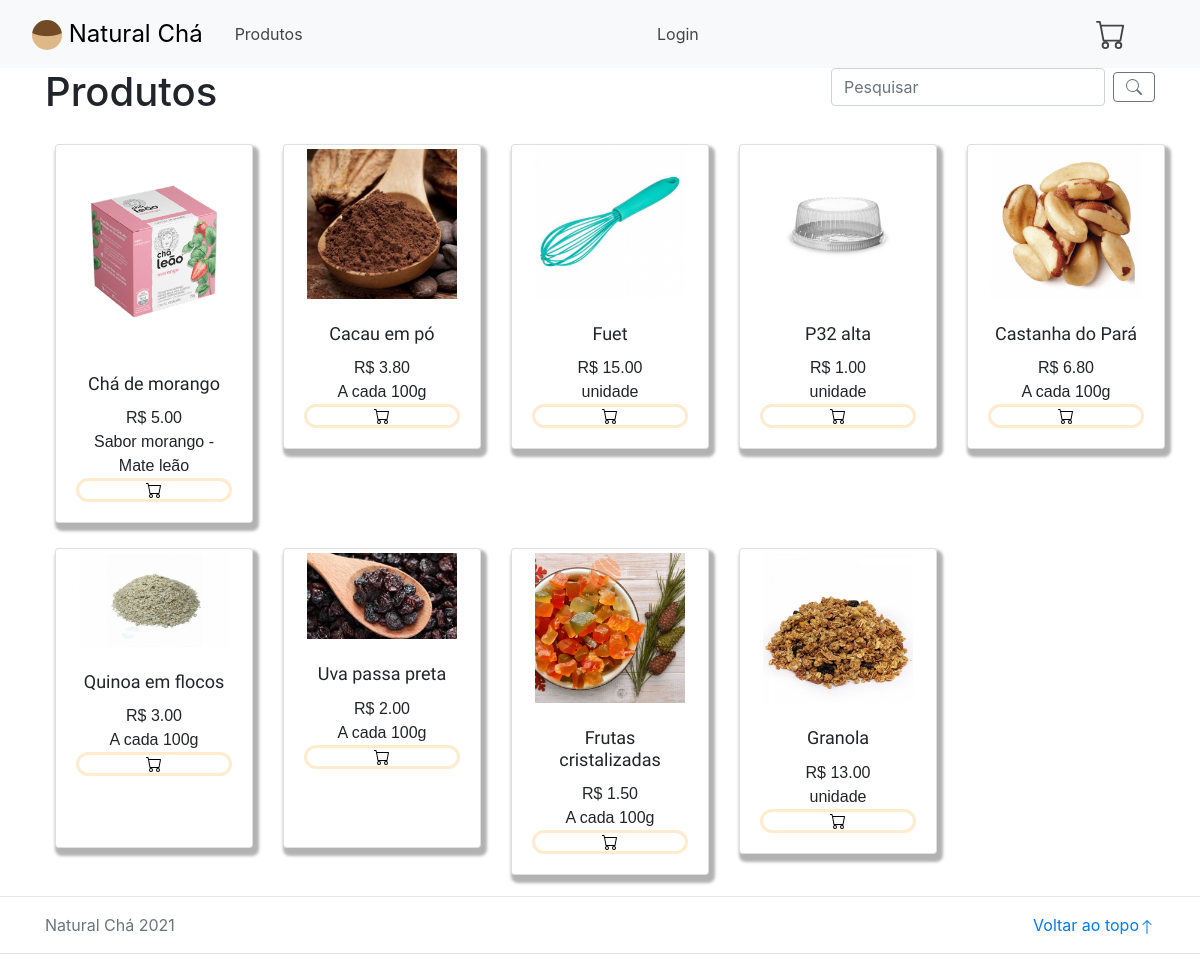
/listagem/listagem.php, run on the app's committed database.
### tables this page shows
CREATE TABLE `produto_foto` (
  `id` int(11) NOT NULL AUTO_INCREMENT,
  `produto_id` int(11) NOT NULL DEFAULT '0',
  `nome_foto` varchar(100) NOT NULL,
  PRIMARY KEY (`id`),
  KEY `FK__produto` (`produto_id`),
  CONSTRAINT `FK__produto` FOREIGN KEY (`produto_id`) REFERENCES `produto` (`id`)
);

CREATE TABLE `produto` (
  `id` int(11) NOT NULL AUTO_INCREMENT,
  `nome` varchar(45) NOT NULL,
  `descricao` text NOT NULL,
  `peso` decimal(8,3) DEFAULT NULL,
  `valor` decimal(8,2) NOT NULL,
  `quantidade` int(11) DEFAULT NULL,
  `valor_compra` decimal(8,2) NOT NULL,
  `margem` decimal(8,2) NOT NULL,
  `ativo` tinyint(1) DEFAULT '1',
  `tipo_venda` varchar(45) NOT NULL,
  PRIMARY KEY (`id`)
);

### conexao.php (called while the page is built, shortened)
<?php
function asset($url){
    if (substr($url, 0, 1)!='/'){
        $url = '/' . $url;
    }
    return __URL__ . $url;
}
function imagem($nome){
    $nome = ($nome ? : 'sem-imagem.jpg');
    return asset('/imagens/' . $nome);
}
?>

### listagem/listagem.php (the view, shortened to what this page needs)
<?php
include_once ("../conexao.php");
try{
include(__ROOT__ . '/documentacao.php');
include(__ROOT__ . '/componentes/menu.php');
if (isset($_GET["pesquisa"]) && $_GET["pesquisa"]!=''){
    $pesquisa = "%" . $_GET["pesquisa"] . "%";
    $query = $conexao->prepare('Select produto.id as id, produto.nome as nome, produto.valor as valor, produto.descricao as descricao, produto_foto.nome_foto from produto left join produto_foto on produto.id=produto_foto.produto_id where nome LIKE :pesquisa OR descricao LIKE  :pesquisa && ativo=1');
    $query->bindParam(":pesquisa", $pesquisa);
    $query->execute();
}else {
    $query = $conexao->query('Select produto.id as id, produto.nome as nome, produto.valor as valor, produto.descricao as descricao, produto_foto.nome_foto from produto left join produto_foto on produto.id=produto_foto.produto_id where ativo=1');
}
?>
    <!doctype html>
    <html lang="en">
    <head>
    </head>
      <body>
      <div class="container">
        <form class="form-inline" id="search" action="" method="get">
            <input class="form-control mr-sm-2" type="search" placeholder="Pesquisar" name="pesquisa" aria-label="Search">
            <button class="btn btn-outline-secondary my-2 my-sm-0" type="submit">
            </button>
        </form>
    <h1> Produtos</h1>
        <div class="d-flex align-items-start row row-cols-xl-5 row-cols-lg-4 row-cols-md-3 row-cols-sm-2">
        <?php
        while ($linha= $query->fetch()):
        ?>
            <div class="col">
                <div class="card" id="box">
                    <img src="<?php echo imagem($linha->nome_foto); ?>" class="img_produto">
                    <div class="card-body">
                        <h5 class="card-title titulo"><?php echo $linha->nome; ?></h5>
                        <span class="card-text">R$ <?php echo $linha->valor; ?><br><?php echo $linha->descricao; ?></span>
                        <div class="d-grid gap-2">
                            <button type="button" class="bnt botao" data-toggle="modal" data-target="#vizualizar_produto" data-id="<?php echo $linha->id; ?>">
                            </button>
                        </div>
                    </div>
                </div>
            </div>
        <?php
        endwhile;
        ?>
        </div>
    </div>
    <hr>
    <footer class="text-muted">
        <div class="container">
            <p class="float-right">
                <a href="#">Voltar ao topo<svg xmlns="http://www.w3.org/2000/svg" width="16" height="16" fill="currentColor" class="bi bi-arrow-up" viewBox="0 0 16 16">
                        <path fill-rule="evenodd" d="M8 15a.5.5 0 0 0 .5-.5V2.707l3.146 3.147a.5.5 0 0 0 .708-.708l-4-4a.5.5 0 0 0-.708 0l-4 4a.5.5 0 1 0 .708.708L7.5 2.707V14.5a.5.5 0 0 0 .5.5z"/>
                    </svg></a></a>
            </p>
            <p>Natural Chá 2021</p>
        </div>
    </footer>
    <hr>
</body>
    </body>
    <?php
}catch (PDOException $exception) {
    echo $exception->getMessage();
    echo '<br>';
    echo "Deu erro!";
}?>
    </html>

### documentacao.php (shortened to what this page needs)
<link rel="stylesheet" href="https://stackpath.bootstrapcdn.com/bootstrap/4.4.1/css/bootstrap.min.css">
<link rel="stylesheet" href="https://cdnjs.cloudflare.com/ajax/libs/font-awesome/5.14.0/css/all.min.css" />
<link rel="stylesheet" href="https://cdnjs.cloudflare.com/ajax/libs/izitoast/1.4.0/css/iziToast.css" />
<link rel="stylesheet" href="../js/iziToastExcluir.js"/>

### componentes/menu.php (shortened to what this page needs)
<?php
try {
    include_once("../conexao.php");
}catch (PDOException $exception) {
    retornaErro('Erro ao inserir' . $exception->getMessage());
}
?>
<?php
include_once ("../conexao.php");
$index = asset('/inicial/index.php');
$listagem = asset('/listagem/listagem.php');
$login = asset('/login/login.php');
?>
<nav class="nav navbar navbar-expand-lg navbar-light bg-light">
    <a class="nav-link active" href="<?php echo $index?>" id ="titulo_menu">
        Natural Chá
    </a>
    <a class="nav-link" id="link" href="<?php echo $listagem?>">Produtos</a>
    <?php if ((isset($_SESSION['cliente_autorizado']) && $_SESSION['cliente_autorizado']!=true) || !isset($_SESSION['cliente_autorizado'])) :?>
        <a class="nav-link direita" id="link" href="<?php echo $login?>">Login</a>
    <?php endif;?>
    <a class="navbar-text material-tooltip-main direita" data-toggle="tooltip" id="link" onmouseover="abrirCarrinho(this)" data-placement="bottom" title="Carrinho vazio">
    </a>
</nav>

### componentes/menu.php (style rules this page uses)
#titulo_menu { font-size: x-large; color: black; }
#link { color: #434546; flex: ; }
#link { float: right; }
.direita { margin-left: auto; margin-right: 5%; }

### listagem/listagem.php (style rules this page uses)
.titulo { font-family: 'Pattaya', sans-serif; font-size: large; }
.img_produto { width: 150px; align-items: center; margin: 2%; }
.botao { background: none; position: relative; font-weight: bold; font-size: inherit; width:100%; height:10%; border-width: medium; border-style: solid; border-color: blanchedalmond; border-radius: 35px; }
#box { min-height: 300px; width:100%; margin-left:10px; margin-right:10px; margin-bottom:5px; margin-top:20px; font-family:"Arial"; text-align:center; display:inline-block; box-shadow: 3px 5px 3px 3px rgba(0, 0, 0, 0.3); position: relative; text-align: center; }
#search { float: right; }

### data on the page
produto_foto: nome_foto (picture), produto.nome "Chá de morango", produto.valor "5.00", produto.descricao "Sabor morango - Mate leão"
produto_foto: nome_foto (picture), produto.nome "Cacau em pó", produto.valor "3.80", produto.descricao "A cada 100g"
produto_foto: nome_foto (picture), produto.nome "Fuet", produto.valor "15.00", produto.descricao "unidade"
produto_foto: nome_foto (picture), produto.nome "P32 alta", produto.valor "1.00", produto.descricao "unidade"
produto_foto: nome_foto (picture), produto.nome "Castanha do Pará", produto.valor "6.80", produto.descricao "A cada 100g"
produto_foto: nome_foto (picture), produto.nome "Quinoa em flocos", produto.valor "3.00", produto.descricao "A cada 100g"
produto_foto: nome_foto (picture), produto.nome "Uva passa preta", produto.valor "2.00", produto.descricao "A cada 100g"
produto_foto: nome_foto (picture), produto.nome "Frutas cristalizadas", produto.valor "1.50", produto.descricao "A cada 100g"
produto_foto: nome_foto (picture), produto.nome "Granola", produto.valor "13.00", produto.descricao "unidade"
